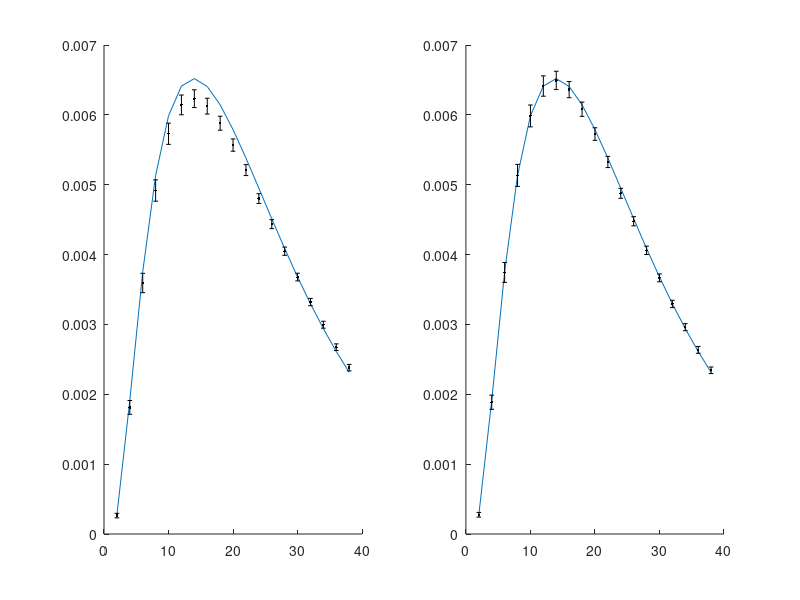

This figure's MATLAB source:
clear
clc
rng(0);
 
r_0 = 0.07;
alpha = 0.15;
b = 0.09;
sigma_v = 0.02;
delta_t = 2;
t = 0:delta_t:40;
K = 0.15;
 
%Vasicek Bond Price functions
A = @(t1,t2) 1/alpha *(1 - exp(-alpha*(t2 - t1)));
C = @(t1,t2) (sigma_v.^2 ./(2.*alpha.^2) - b) .* ( (t2-t1) - A(t1,t2)) - sigma_v.^2 ./(4*alpha) .* A(t1,t2).^2;
B = @(t1,t2) exp(-A(t1,t2).*r_0 + C(t1,t2));
 
%Vasicek Bond Price
BondPrice_vasicek = B(0,t);
 
%LIBOR forward rates
F_vasicek = (B(0,t(1:end-1))-B(0,t(2:end)))./(delta_t*B(0,t(2:end)));
 
sigma = 0.2; %constant forward rate volatility
n = 100000;
N = 20;
M = N;
 
%Closed form
d1 = (log(F_vasicek(2:end)/K) + 0.5*sigma.^2.*t(2:end-1))./(sigma.*sqrt(t(2:end-1)));
d2 = d1 - sigma.*sqrt(t(2:end-1));
B_call = @(F,T,B) B.*(F.*normcdf(d1) - K.*normcdf(d2));
Caplet = B_call(F_vasicek(2:end),t(2:end-1),delta_t.*BondPrice_vasicek(3:end));
 
F = repmat(F_vasicek,n,1);
H = zeros(1,N-1);
std1 = zeros(1,N-1);
std2 = zeros(1,N-1);
 
%Algorithm
F_ = repmat(F_vasicek,n,1);
H2 = zeros(1,N-1);
 
Beta_1 = 1;
Beta_2 = 1;
for idx = 1:M
   r = log(1+delta_t*F(:,idx))/delta_t;
   Beta_1 = Beta_1.*(1 + delta_t *F(:,idx));
   Beta_2 = Beta_2.*(1 + delta_t *F_(:,idx));
   if idx<N
       j = idx:N-1;
       mu_j = cumsum((delta_t .* F(:,j+1)*sigma^2)./(1+delta_t*F(:,j+1)),2);
       Z = randn(n,1);
       F(:,j+1) = F(:,j+1).*exp((mu_j - 0.5*sigma^2 ).*delta_t + sigma*sqrt(delta_t).*Z);
       
        mu_j_init = cumsum((delta_t .* F_(:,j+1)*sigma^2)./(1+delta_t*F_(:,j+1)),2);
       
       
       F_tilde = F_(:,j+1).*exp((mu_j_init - 0.5*sigma^2 ).*delta_t + sigma*sqrt(delta_t).*Z);
       
       
       mu_j_term = cumsum((delta_t .* F_tilde*sigma^2)./(1+delta_t*F_tilde),2);
       
       
       F_(:,j+1) = F_(:,j+1).*exp(0.5*(mu_j_init + mu_j_term - sigma^2 ).*delta_t + sigma*sqrt(delta_t).*Z);
   end
   if idx>1
    % In this formulation Beta is based on the idx+1 values, that's why it
    % is ahead!
    ci_1 = delta_t*max(F(:,idx)-K,0); 
    H(idx-1) = mean(ci_1./Beta_1); %H are the discounted cash flows
    std1(idx-1) = std(ci_1./Beta_1);
    ci_2 = delta_t*max(F_(:,idx)-K,0);
    H2(idx-1) = mean(ci_2./Beta_2); %H are the discounted cash flows
    std2(idx-1) = std(ci_2./Beta_2);
   end
    
end
 
%Libor Rates
forward_H = (H(1:end-1) - H(2:end))./(delta_t*H(2:end));
 
 
figure()
subplot(1,2,1)
hold on
plot(t(2:end-1),Caplet);
errorbar(t(2:end-1),H,std1/100,'k.');
hold off
subplot(1,2,2)
hold on
plot(t(2:end-1),Caplet);
errorbar(t(2:end-1),H2,std2/100,'k.');
hold off